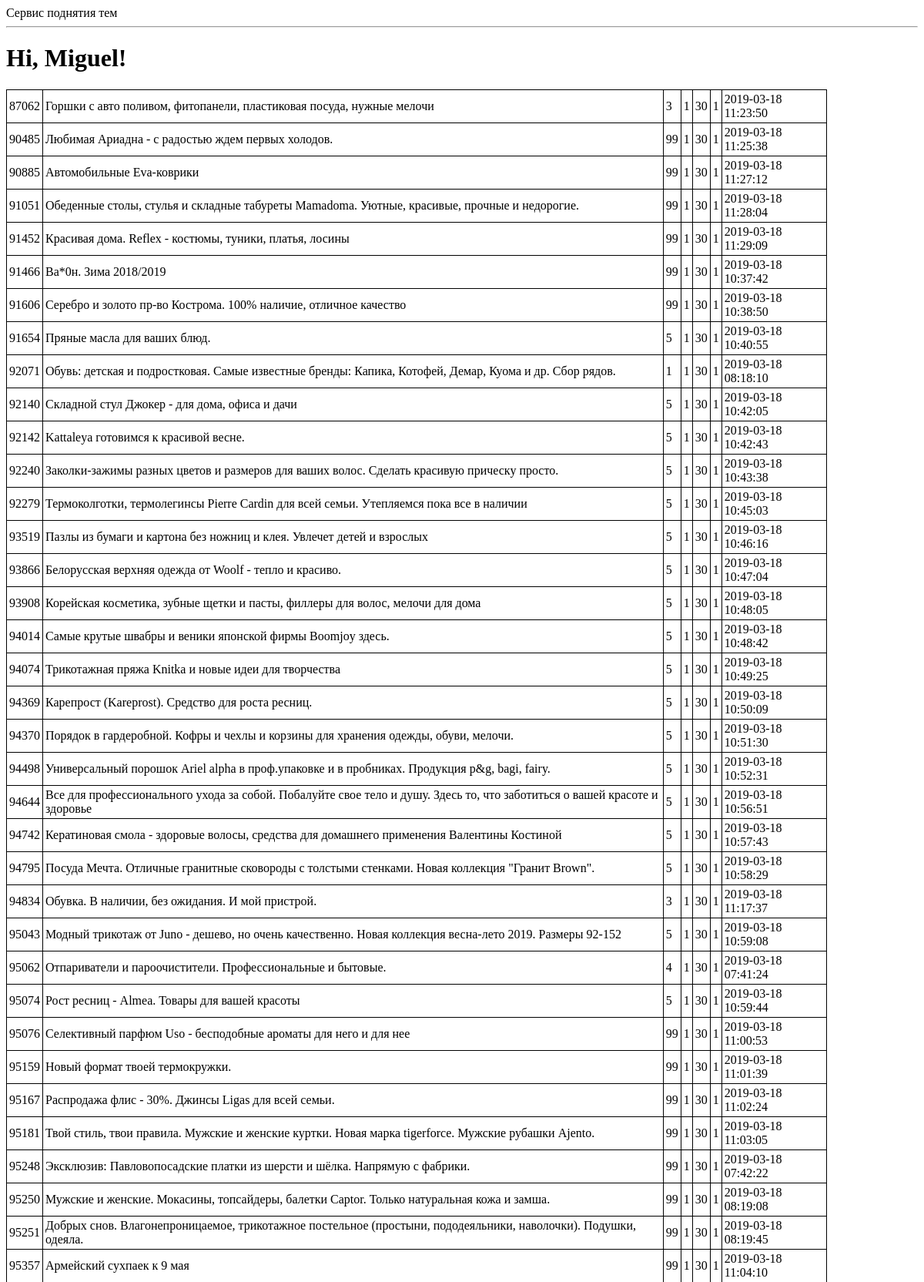
The page /2a (upper part) on the database its author committed.
### tables this page shows
CREATE TABLE topics (id INTEGER PRIMARY KEY UNIQUE NOT NULL, name VARCHAR (250) NOT NULL, ref VARCHAR (100), time_start TIME DEFAULT (7), time_stop TIME DEFAULT (23.05), interval_minutes INTEGER DEFAULT (30), user_id INTEGER REFERENCES users (id), last_up_time TIME DEFAULT (1), active INT DEFAULT (1), page INT, maxpage INT DEFAULT (1), actual INT DEFAULT (1), good_id INT DEFAULT (0));

### app.py (the view)
@app.route('/2a', methods=["GET"])
def index2():
    tpcs=engine.execute("""select t.id,
                                   t.name,
                                   t.page,
                                   t.maxpage,
                                   t.interval_minutes,
                                   t.active,
                                   datetime(last_up_time, 'unixepoch', 'localtime') up_time
                           from topics t
                           where actual=1""")
    user = {'username': 'Miguel'}
    posts = [
        {
            'author': {'username': 'John'},
            'body': 'Beautiful day in Portland!'
        },
        {
            'author': {'username': 'Susan'},
            'body': 'The Avengers movie was so cool!'
        }
    ]
    return render_template('index.html', title='Home', tpcs=tpcs, user=user)

### templates/index.html
{% extends "base.html" %}
{% block content %}
    <h1>Hi, {{ user.username }}!</h1>
    <table>
    {% for row in tpcs %}
        <tr>
            <td>{{ row["id"] }}</td>
            <td>{{ row["name"] }}</td>
            <td>{{ row["page"] }}</td>
            <td>{{ row["maxpage"] }}</td>
            <td>{{ row["interval_minutes"] }}</td>
            <td>{{ row["active"] }}</td>
            <td>{{ row["up_time"] }}</td>
        </tr>
    {% endfor %}
    </table>
{% endblock %}

### templates/base.html (shortened to what this page needs)
<html>
    <head>
    </head>
    <body>
        <div>
            Сервис поднятия тем
        </div>
        <hr>
        {% block content %}{% endblock %}
    </body>
</html>

### templates/base.html (style rules this page uses)
TABLE { width: 90%; border-collapse: collapse; }
TD, TH { padding: 3px; border: 1px solid black; }

### rows shown on the page
topics: id "87062", name "Горшки с авто поливом, фитопанели, пластиковая посуда, нужные мелочи", page "3", maxpage "1", interval_minutes "30", active "1", up_time "2019-03-18 11:23:50"
topics: id "90485", name "Любимая Ариадна - с радостью ждем первых холодов.", page "99", maxpage "1", interval_minutes "30", active "1", up_time "2019-03-18 11:25:38"
topics: id "90885", name "Автомобильные Eva-коврики", page "99", maxpage "1", interval_minutes "30", active "1", up_time "2019-03-18 11:27:12"
topics: id "91051", name "Обеденные столы, стулья и складные табуреты Mamadoma. Уютные, красивые, прочные и недорогие.", page "99", maxpage "1", interval_minutes "30", active "1", up_time "2019-03-18 11:28:04"
topics: id "91452", name "Красивая дома. Reflex - костюмы, туники, платья, лосины", page "99", maxpage "1", interval_minutes "30", active "1", up_time "2019-03-18 11:29:09"
topics: id "91466", name "Ba*0н. Зима 2018/2019", page "99", maxpage "1", interval_minutes "30", active "1", up_time "2019-03-18 10:37:42"
topics: id "91606", name "Серебро и золото пр-во Кострома. 100% наличие, отличное качество", page "99", maxpage "1", interval_minutes "30", active "1", up_time "2019-03-18 10:38:50"
topics: id "91654", name "Пряные масла для ваших блюд.", page "5", maxpage "1", interval_minutes "30", active "1", up_time "2019-03-18 10:40:55"
topics: id "92071", name "Обувь: детская и подростковая. Самые известные бренды: Капика, Котофей, Демар, Куома и др. Сбор рядов.", page "1", maxpage "1", interval_minutes "30", active "1", up_time "2019-03-18 08:18:10"
topics: id "92140", name "Складной стул Джокер - для дома, офиса и дачи", page "5", maxpage "1", interval_minutes "30", active "1", up_time "2019-03-18 10:42:05"
topics: id "92142", name "Kattaleya готовимся к красивой весне.", page "5", maxpage "1", interval_minutes "30", active "1", up_time "2019-03-18 10:42:43"
topics: id "92240", name "Заколки-зажимы разных цветов и размеров для ваших волос. Сделать красивую прическу просто.", page "5", maxpage "1", interval_minutes "30", active "1", up_time "2019-03-18 10:43:38"
topics: id "92279", name "Термоколготки, термолегинсы Pierre Cardin для всей семьи. Утепляемся пока все в наличии", page "5", maxpage "1", interval_minutes "30", active "1", up_time "2019-03-18 10:45:03"
topics: id "93519", name "Пазлы из бумаги и картона без ножниц и клея. Увлечет детей и взрослых", page "5", maxpage "1", interval_minutes "30", active "1", up_time "2019-03-18 10:46:16"
topics: id "93866", name "Белорусская верхняя одежда от Woolf - тепло и красиво.", page "5", maxpage "1", interval_minutes "30", active "1", up_time "2019-03-18 10:47:04"
topics: id "93908", name "Корейская косметика, зубные щетки и пасты, филлеры для волос, мелочи для дома", page "5", maxpage "1", interval_minutes "30", active "1", up_time "2019-03-18 10:48:05"
topics: id "94014", name "Самые крутые швабры и веники японской фирмы Boomjoy здесь.", page "5", maxpage "1", interval_minutes "30", active "1", up_time "2019-03-18 10:48:42"
topics: id "94074", name "Трикотажная пряжа Knitka и новые идеи для творчества", page "5", maxpage "1", interval_minutes "30", active "1", up_time "2019-03-18 10:49:25"
topics: id "94369", name "Карепрост (Kareprost). Средство для роста ресниц.", page "5", maxpage "1", interval_minutes "30", active "1", up_time "2019-03-18 10:50:09"
topics: id "94370", name "Порядок в гардеробной. Кофры и чехлы и корзины для хранения одежды, обуви, мелочи.", page "5", maxpage "1", interval_minutes "30", active "1", up_time "2019-03-18 10:51:30"
topics: id "94498", name "Универсальный порошок Ariel alpha в проф.упаковке и в пробниках. Продукция p&g, bagi, fairy.", page "5", maxpage "1", interval_minutes "30", active "1", up_time "2019-03-18 10:52:31"
topics: id "94644", name "Все для профессионального ухода за собой. Побалуйте свое тело и душу. Здесь то, что заботиться о вашей красоте и здоровье", page "5", maxpage "1", interval_minutes "30", active "1", up_time "2019-03-18 10:56:51"
topics: id "94742", name "Кератиновая смола - здоровые волосы, средства для домашнего применения Валентины Костиной", page "5", maxpage "1", interval_minutes "30", active "1", up_time "2019-03-18 10:57:43"
topics: id "94795", name "Посуда Мечта. Отличные гранитные сковороды с толстыми стенками. Новая коллекция \"Гранит Brown\".", page "5", maxpage "1", interval_minutes "30", active "1", up_time "2019-03-18 10:58:29"
topics: id "94834", name "Обувка. В наличии, без ожидания. И мой пристрой.", page "3", maxpage "1", interval_minutes "30", active "1", up_time "2019-03-18 11:17:37"
topics: id "95043", name "Модный трикотаж от Juno - дешево, но очень качественно. Новая коллекция весна-лето 2019. Размеры 92-152", page "5", maxpage "1", interval_minutes "30", active "1", up_time "2019-03-18 10:59:08"
topics: id "95062", name "Отпариватели и пароочистители. Профессиональные и бытовые.", page "4", maxpage "1", interval_minutes "30", active "1", up_time "2019-03-18 07:41:24"
topics: id "95074", name "Рост ресниц - Almea. Товары для вашей красоты", page "5", maxpage "1", interval_minutes "30", active "1", up_time "2019-03-18 10:59:44"
topics: id "95076", name "Селективный парфюм Uso - бесподобные ароматы для него и для нее", page "99", maxpage "1", interval_minutes "30", active "1", up_time "2019-03-18 11:00:53"
topics: id "95159", name "Новый формат твоей термокружки.", page "99", maxpage "1", interval_minutes "30", active "1", up_time "2019-03-18 11:01:39"
topics: id "95167", name "Распродажа флис - 30%. Джинсы Ligas для всей семьи.", page "99", maxpage "1", interval_minutes "30", active "1", up_time "2019-03-18 11:02:24"
topics: id "95181", name "Твой стиль, твои правила. Мужские и женские куртки. Новая марка tigerforce. Мужские рубашки Ajento.", page "99", maxpage "1", interval_minutes "30", active "1", up_time "2019-03-18 11:03:05"
topics: id "95248", name "Эксклюзив: Павловопосадские платки из шерсти и шёлка. Напрямую с фабрики.", page "99", maxpage "1", interval_minutes "30", active "1", up_time "2019-03-18 07:42:22"
topics: id "95250", name "Мужские и женские. Мокасины, топсайдеры, балетки Captor. Только натуральная кожа и замша.", page "99", maxpage "1", interval_minutes "30", active "1", up_time "2019-03-18 08:19:08"
topics: id "95251", name "Добрых снов. Влагонепроницаемое, трикотажное постельное (простыни, пододеяльники, наволочки). Подушки, одеяла.", page "99", maxpage "1", interval_minutes "30", active "1", up_time "2019-03-18 08:19:45"
topics: id "95357", name "Армейский сухпаек к 9 мая", page "99", maxpage "1", interval_minutes "30", active "1", up_time "2019-03-18 11:04:10"

### other values the page prints
{{ user.username }} "Miguel"
